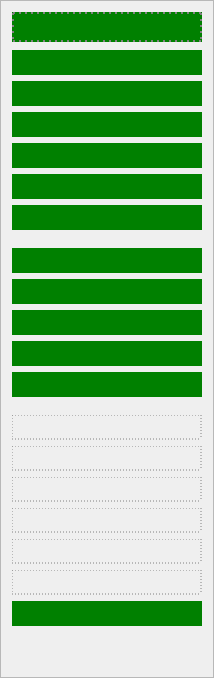
               <widget class="QFrame" name="traceColoursFrame">
                <property name="minimumSize">
                 <size>
                  <width>212</width>
                  <height>0</height>
                 </size>
                </property>
                <property name="maximumSize">
                 <size>
                  <width>999</width>
                  <height>16777215</height>
                 </size>
                </property>
                <property name="frameShape">
                 <enum>QFrame::StyledPanel</enum>
                </property>
                <property name="frameShadow">
                 <enum>QFrame::Raised</enum>
                </property>
                <layout class="QVBoxLayout" name="verticalLayout_6">
                 <item>
                  <widget class="colorDemoWidget" name="bg_tracecol" native="true">
                   <property name="minimumSize">
                    <size>
                     <width>190</width>
                     <height>30</height>
                    </size>
                   </property>
                   <property name="baseSize">
                    <size>
                     <width>190</width>
                     <height>15</height>
                    </size>
                   </property>
                   <property name="styleSheet">
                    <string notr="true">background: green; border: 2px dotted grey</string>
                   </property>
                  </widget>
                 </item>
                 <item>
                  <spacer name="tracecol_bgapacer_R">
                   <property name="orientation">
                    <enum>Qt::Vertical</enum>
                   </property>
                   <property name="sizeType">
                    <enum>QSizePolicy::Maximum</enum>
                   </property>
                   <property name="sizeHint" stdset="0">
                    <size>
                     <width>20</width>
                     <height>2</height>
                    </size>
                   </property>
                  </spacer>
                 </item>
                 <item>
                  <widget class="colorDemoWidget" name="calledge_tracecol" native="true">
                   <property name="minimumSize">
                    <size>
                     <width>190</width>
                     <height>25</height>
                    </size>
                   </property>
                   <property name="styleSheet">
                    <string notr="true">border: red; background: green</string>
                   </property>
                  </widget>
                 </item>
                 <item>
                  <widget class="colorDemoWidget" name="newedge_tracecol" native="true">
                   <property name="minimumSize">
                    <size>
                     <width>190</width>
                     <height>25</height>
                    </size>
                   </property>
                   <property name="styleSheet">
                    <string notr="true">border: red; background: green</string>
                   </property>
                  </widget>
                 </item>
                 <item>
                  <widget class="colorDemoWidget" name="oldedge_tracecol" native="true">
                   <property name="minimumSize">
                    <size>
                     <width>190</width>
                     <height>25</height>
                    </size>
                   </property>
                   <property name="styleSheet">
                    <string notr="true">border: red; background: green</string>
                   </property>
                  </widget>
                 </item>
                 <item>
                  <widget class="colorDemoWidget" name="uninsedge_tracecol" native="true">
                   <property name="minimumSize">
                    <size>
                     <width>190</width>
                     <height>25</height>
                    </size>
                   </property>
                   <property name="styleSheet">
                    <string notr="true">border: red; background: green</string>
                   </property>
                  </widget>
                 </item>
                 <item>
                  <widget class="colorDemoWidget" name="retedge_tracecol" native="true">
                   <property name="minimumSize">
                    <size>
                     <width>190</width>
                     <height>25</height>
                    </size>
                   </property>
                   <property name="styleSheet">
                    <string notr="true">border: red; background: green</string>
                   </property>
                  </widget>
                 </item>
                 <item>
                  <widget class="colorDemoWidget" name="exedge_tracecol" native="true">
                   <property name="minimumSize">
                    <size>
                     <width>190</width>
                     <height>25</height>
                    </size>
                   </property>
                   <property name="styleSheet">
                    <string notr="true">border: red; background: green</string>
                   </property>
                  </widget>
                 </item>
                 <item>
                  <spacer name="tracecol_edgespace_R">
                   <property name="orientation">
                    <enum>Qt::Vertical</enum>
                   </property>
                   <property name="sizeType">
                    <enum>QSizePolicy::Maximum</enum>
                   </property>
                   <property name="sizeHint" stdset="0">
                    <size>
                     <width>20</width>
                     <height>12</height>
                    </size>
                   </property>
                  </spacer>
                 </item>
                 <item>
                  <widget class="colorDemoWidget" name="seqnode_tracecol" native="true">
                   <property name="minimumSize">
                    <size>
                     <width>190</width>
                     <height>25</height>
                    </size>
                   </property>
                   <property name="styleSheet">
                    <string notr="true">border: red; background: green</string>
                   </property>
                  </widget>
                 </item>
                 <item>
                  <widget class="colorDemoWidget" name="jumpnode_tracecol" native="true">
                   <property name="minimumSize">
                    <size>
                     <width>190</width>
                     <height>25</height>
                    </size>
                   </property>
                   <property name="styleSheet">
                    <string notr="true">border: red; background: green</string>
                   </property>
                  </widget>
                 </item>
                 <item>
                  <widget class="colorDemoWidget" name="callnode_tracecol" native="true">
                   <property name="minimumSize">
                    <size>
                     <width>190</width>
                     <height>25</height>
                    </size>
                   </property>
                   <property name="styleSheet">
                    <string notr="true">border: red; background: green</string>
                   </property>
                  </widget>
                 </item>
                 <item>
                  <widget class="colorDemoWidget" name="retnode_tracecol" native="true">
                   <property name="minimumSize">
                    <size>
                     <width>190</width>
                     <height>25</height>
                    </size>
                   </property>
                   <property name="styleSheet">
                    <string notr="true">border: red; background: green</string>
                   </property>
                  </widget>
                 </item>
                 <item>
                  <widget class="colorDemoWidget" name="uninsnode_tracecol" native="true">
                   <property name="minimumSize">
                    <size>
                     <width>190</width>
                     <height>25</height>
                    </size>
                   </property>
                   <property name="styleSheet">
                    <string notr="true">border: red; background: green</string>
                   </property>
                  </widget>
                 </item>
                 <item>
                  <spacer name="tracecol_nodespace_R">
                   <property name="orientation">
                    <enum>Qt::Vertical</enum>
                   </property>
                   <property name="sizeType">
                    <enum>QSizePolicy::Maximum</enum>
                   </property>
                   <property name="sizeHint" stdset="0">
                    <size>
                     <width>20</width>
                     <height>12</height>
                    </size>
                   </property>
                  </spacer>
                 </item>
                 <item>
                  <widget class="colorDemoWidget" name="instext_tracecol" native="true">
                   <property name="minimumSize">
                    <size>
                     <width>190</width>
                     <height>25</height>
                    </size>
                   </property>
                   <property name="styleSheet">
                    <string notr="true">border: 1px dotted grey;</string>
                   </property>
                  </widget>
                 </item>
                 <item>
                  <widget class="colorDemoWidget" name="extsym_tracecol" native="true">
                   <property name="minimumSize">
                    <size>
                     <width>190</width>
                     <height>25</height>
                    </size>
                   </property>
                   <property name="styleSheet">
                    <string notr="true">border: 1px dotted grey;</string>
                   </property>
                  </widget>
                 </item>
                 <item>
                  <widget class="colorDemoWidget" name="extsymrising_tracecol" native="true">
                   <property name="minimumSize">
                    <size>
                     <width>190</width>
                     <height>25</height>
                    </size>
                   </property>
                   <property name="styleSheet">
                    <string notr="true">border: 1px dotted grey;</string>
                   </property>
                  </widget>
                 </item>
                 <item>
                  <widget class="colorDemoWidget" name="intsym_tracecol" native="true">
                   <property name="minimumSize">
                    <size>
                     <width>190</width>
                     <height>25</height>
                    </size>
                   </property>
                   <property name="styleSheet">
                    <string notr="true">border: 1px dotted grey;</string>
                   </property>
                  </widget>
                 </item>
                 <item>
                  <widget class="colorDemoWidget" name="intsymrising_tracecol" native="true">
                   <property name="minimumSize">
                    <size>
                     <width>190</width>
                     <height>25</height>
                    </size>
                   </property>
                   <property name="styleSheet">
                    <string notr="true">border: 1px dotted grey;</string>
                   </property>
                  </widget>
                 </item>
                 <item>
                  <widget class="colorDemoWidget" name="placeholderLabel_tracecol" native="true">
                   <property name="minimumSize">
                    <size>
                     <width>0</width>
                     <height>25</height>
                    </size>
                   </property>
                   <property name="styleSheet">
                    <string notr="true">border: 1px dotted grey;</string>
                   </property>
                  </widget>
                 </item>
                 <item>
                  <widget class="colorDemoWidget" name="activline_tracecol" native="true">
                   <property name="minimumSize">
                    <size>
                     <width>190</width>
                     <height>25</height>
                    </size>
                   </property>
                   <property name="styleSheet">
                    <string notr="true">border: red; background: green</string>
                   </property>
                  </widget>
                 </item>
                 <item>
                  <spacer name="verticalSpacer_8">
                   <property name="orientation">
                    <enum>Qt::Vertical</enum>
                   </property>
                   <property name="sizeHint" stdset="0">
                    <size>
                     <width>20</width>
                     <height>40</height>
                    </size>
                   </property>
                  </spacer>
                 </item>
                </layout>
                <zorder>calledge_tracecol</zorder>
                <zorder>newedge_tracecol</zorder>
                <zorder>oldedge_tracecol</zorder>
                <zorder>uninsedge_tracecol</zorder>
                <zorder>retedge_tracecol</zorder>
                <zorder>exedge_tracecol</zorder>
                <zorder>seqnode_tracecol</zorder>
                <zorder>jumpnode_tracecol</zorder>
                <zorder>callnode_tracecol</zorder>
                <zorder>retnode_tracecol</zorder>
                <zorder>uninsnode_tracecol</zorder>
                <zorder>instext_tracecol</zorder>
                <zorder>extsym_tracecol</zorder>
                <zorder>extsymrising_tracecol</zorder>
                <zorder>intsym_tracecol</zorder>
                <zorder>intsymrising_tracecol</zorder>
                <zorder>bg_tracecol</zorder>
                <zorder>activline_tracecol</zorder>
                <zorder>tracecol_bgapacer_R</zorder>
                <zorder>tracecol_edgespace_R</zorder>
                <zorder>tracecol_nodespace_R</zorder>
                <zorder>placeholderLabel_tracecol</zorder>
                <zorder>verticalSpacer_8</zorder>
               </widget>
